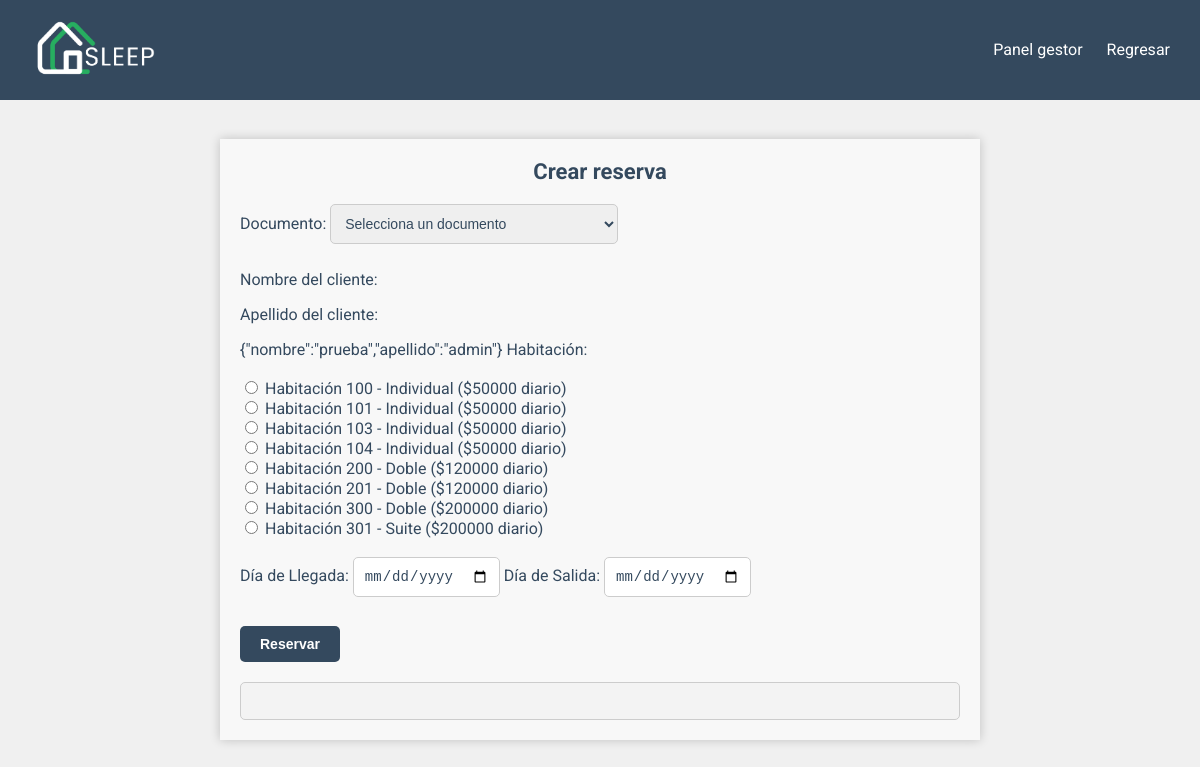
The page /pages/crear_reserva.php?documento=123456789 on the database its author committed.
### tables this page shows
CREATE TABLE `usuarios` (
  `documento` int(11) NOT NULL,
  `correo` varchar(45) NOT NULL,
  `nombre` varchar(15) NOT NULL,
  `apellido` varchar(15) NOT NULL,
  `telefono` varchar(20) NOT NULL,
  `pais` varchar(15) NOT NULL,
  `departamento` varchar(15) NOT NULL,
  `ciudad` varchar(15) NOT NULL,
  `contrasena` varchar(255) NOT NULL,
  `tipoUsuarioId` int(11) NOT NULL
);

CREATE TABLE `habitaciones` (
  `numero` int(11) NOT NULL,
  `tipo` varchar(15) NOT NULL,
  `estado` tinyint(1) NOT NULL,
  `descripcion` varchar(50) NOT NULL,
  `valor_diario` decimal(10,0) NOT NULL
);

### pages/crear_reserva.php (the view, shortened to what this page needs)
<?php
include '../conections/conection.php';
$sqlHabitacionesDisponibles = "SELECT numero, tipo, valor_diario FROM habitaciones WHERE estado = 0";
$resultHabitacionesDisponibles = $conn->query($sqlHabitacionesDisponibles);
?>
<!DOCTYPE html>
<html lang="en">
<head>
    <link rel="stylesheet" href="../assets/css/crear_reserva.css">
</head>
<body>
    <div class="container">
        <header>
            <div id="logo">
                <img src="../assets/img/logoclaro.png" alt="Logo del Hotel" width="135px" height="70px">
            </div>
            <nav>
                <ul class="ul-encabezados">
                    <li><a href="panel_gestor.php">Panel gestor</a></li>
                    <li><a href="reservas.php">Regresar</a></li>
                </ul>
            </nav>
        </header>
    </div>
    <br>
    <section>
        <div class="modulo-header">Crear reserva</div>
        <form action="crear_reserva.php" method="POST">
            <label for="documento">Documento:</label>
            <select id="documento" name="documento" required>
                <option value="">Selecciona un documento</option>
            </select>
            <br>
            <div id="nombreApellidoContainer">
                <p>Nombre del cliente: <span id="nombreCliente"></span></p>
                <p>Apellido del cliente: <span id="apellidoCliente"></span></p>
            </div>
            <?php
            include '../conections/conection.php';
            if (isset($_GET['documento'])) {
                $documento = $_GET['documento'];
                $sql = "SELECT nombre, apellido FROM usuarios WHERE documento = '$documento'";
                $result = $conn->query($sql);
                if ($result->num_rows > 0) {
                    $row = $result->fetch_assoc();
                    $data = array('nombre' => $row['nombre'], 'apellido' => $row['apellido']);
                    echo json_encode($data);
                }
            }
            ?>
            <label for="habitacion">Habitación:</label>
            <br>
            <br>
            <div>
                <?php
                while ($rowHabitacion = $resultHabitacionesDisponibles->fetch_assoc()) {
                    echo '<label>';
                    echo '<input type="radio" name="habitacion" value="' . $rowHabitacion['numero'] . '" required>';
                    echo ' Habitación ' . $rowHabitacion['numero'] . ' - ' . $rowHabitacion['tipo'] . ' ($' . $rowHabitacion['valor_diario'] . ' diario)';
                    echo '</label><br>';
                }
                ?>
            </div>
            <br>
            <label for="dia_llegada">Día de Llegada:</label>
            <input type="date" id="dia_llegada" name="dia_llegada" required>
            <label for="dia_salida">Día de Salida:</label>
            <input type="date" id="dia_salida" name="dia_salida" required>
            <br>
            <br>
            <button type="submit">Reservar</button>
        </form>
        <div class="reserva-mensaje">
        </div>
    </section>
</body>
</html>

### assets/css/crear_reserva.css (style rules this page uses)
body { font-family: 'Roboto', sans-serif; margin: 0; padding: 0; background-color: #f0f0f0; color: #34495e; }
header { background-color: #34495e; color: white; padding: 10px; display: flex; justify-content: space-between; align-items: center; }
ul.ul-encabezados { list-style-type: none; padding: 0; }
ul.ul-encabezados li { display: inline; margin-right: 20px; }
ul.ul-encabezados a { text-decoration: none; color: white; }
.modulo-header { text-align: center; color: #34495e; font-size: 22px; margin-bottom: 20px; font-weight: bold; }
label { margin-bottom: 5px; }
input[type="text"], input[type="date"], select { padding: 10px; margin-bottom: 10px; border: 1px solid #ccc; border-radius: 5px; font-size: 14px; transition: border-color 0.3s ease-in-out; color: #34495e; }
select { width: 40%; }
button[type="submit"] { background-color: #34495e; color: white; border: none; padding: 10px 20px; border-radius: 5px; cursor: pointer; font-size: 14px; font-weight: bold; transition: background-color 0.3s ease-in-out; }
#logo { margin-left: 20px; }
#logo img { max-width: 100%; height: auto; }
section { width: 60%; margin: 20px auto; padding: 20px; box-shadow: 0px 0px 10px rgba(0, 0, 0, 0.2); background-color: #f8f8f8; }
.reserva-mensaje { background-color: #f3f3f3; border-radius: 5px; text-align: center; font-weight: bold; padding: 10px; margin-top: 20px; border: 1px solid #ccc; color: #34495e; }

### rows shown on the page
usuarios: json_encode($data) "{\"nombre\":\"prueba\",\"apellido\":\"admin\"}"
habitaciones: numero "100", tipo "Individual", valor_diario "50000"
habitaciones: numero "101", tipo "Individual", valor_diario "50000"
habitaciones: numero "103", tipo "Individual", valor_diario "50000"
habitaciones: numero "104", tipo "Individual", valor_diario "50000"
habitaciones: numero "200", tipo "Doble", valor_diario "120000"
habitaciones: numero "201", tipo "Doble", valor_diario "120000"
habitaciones: numero "300", tipo "Doble", valor_diario "200000"
habitaciones: numero "301", tipo "Suite", valor_diario "200000"
